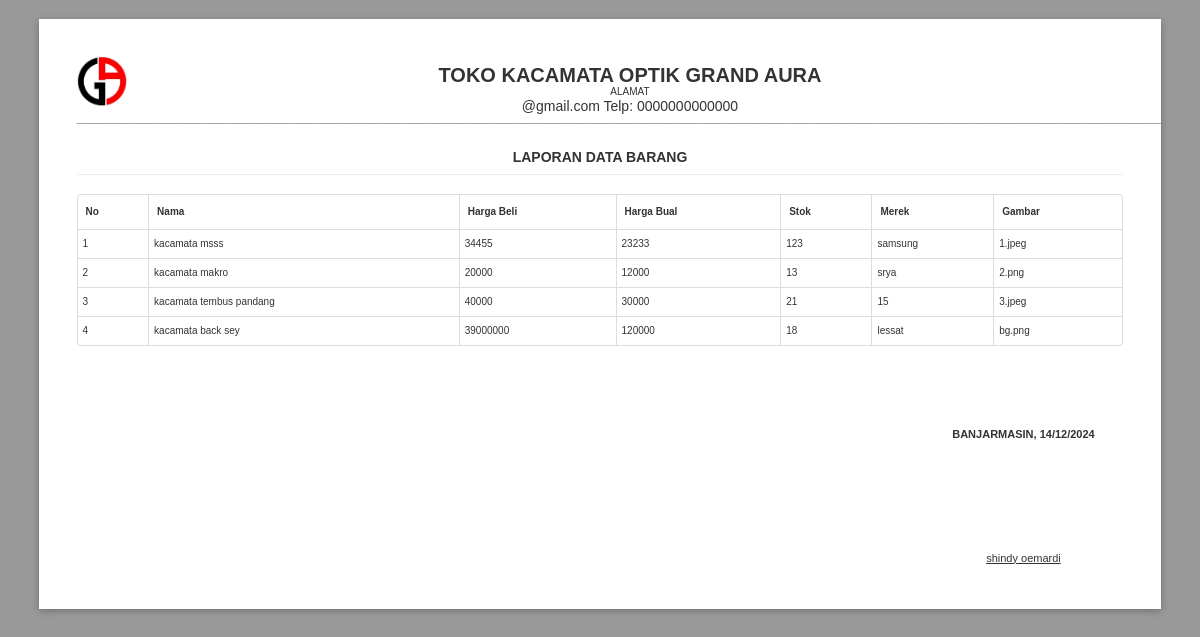
The page /laporan-barang.php on the database its author committed.
### tables this page shows
CREATE TABLE `daftar_barang` (
  `id` int(11) NOT NULL,
  `nama` varchar(100) DEFAULT NULL,
  `harga_beli` varchar(50) NOT NULL,
  `harga_jual` varchar(50) DEFAULT NULL,
  `satuan` varchar(50) DEFAULT NULL,
  `foto` varchar(100) NOT NULL,
  `merek` varchar(100) NOT NULL,
  `warna` varchar(255) DEFAULT NULL
);

CREATE TABLE `pengaturan` (
  `id` int(11) NOT NULL,
  `ttd` varchar(150) DEFAULT NULL
);

### koneksi.php (called while the page is built, shortened)
<?php
if (!function_exists('format_tanggal')) {
    function format_tanggal($waktu)
    {
        $hari_array = array(
            'Minggu',
            'Senin',
            'Selasa',
            'Rabu',
            'Kamis',
            'Jumat',
            'Sabtu'
        );
        $hr = date('w', strtotime($waktu));
        $tanggal = date('j', strtotime($waktu));
        $bulan_array = array(
            1 => 'Januari',
            2 => 'Februari',
            3 => 'Maret',
            4 => 'April',
            5 => 'Mei',
            6 => 'Juni',
            7 => 'Juli',
            8 => 'Agustus',
            9 => 'September',
            10 => 'Oktober',
            11 => 'November',
            12 => 'Desember',
        );
        $bl = date('n', strtotime($waktu));
        $tahun = date('Y', strtotime($waktu));
        return "$tanggal/$bl/$tahun";
    }
}

### laporan-barang.php (the view, shortened to what this page needs)
<!DOCTYPE html>
<html lang="en">
<head>
  <link rel="stylesheet" href="assets/dist/css/normalize.min.css">
  <link rel="stylesheet" href="assets/dist/css/paper.css">
  <link rel="stylesheet" href="assets/dist/css/bs.css">
</head>
<body class="A4 landscape">
  <?php
  include('koneksi.php');
  ?>
  <section class="sheet padding-10mm" style="height: auto;font-size: 10px;">
    <img src="assets/img/logo.jpg" style="width: 50px;float: left;margin-right: 10px;" class="text-center">
    <h1 class="text-center" style="margin-bottom: -10px;">TOKO KACAMATA OPTIK GRAND AURA</h1>
    <p class="text-center" style="margin-bottom: 0px;">ALAMAT</p>
    <h3 class="text-center" style="margin-bottom: -10px;">@gmail.com Telp: 0000000000000</h3>
    <p><b>____________________________________________________________________________________________________________________________________________________________________________________________________</b></p>
    <h4 class="text-center">LAPORAN DATA BARANG </h4>
    <hr>
    <table class="table table-bordered" id="example2">
      <thead>
        <tr>
          <th>No</th>
          <th>Nama</th>
          <th>Harga Beli</th>
          <th>Harga Bual</th>
          <th>Stok</th>
          <th>Merek</th>
          <th>Gambar</th>
        </tr>
      </thead>
      <tbody>
        <?php
        $datas = mysqli_query($koneksi, "SELECT * FROM daftar_barang") or die(mysqli_error($koneksi));
        $no = 1;
        while ($row = mysqli_fetch_assoc($datas)) {
        ?>
          <tr>
            <td><?= $no; ?></td>
            <td><?= $row['nama']; ?></td>
            <td><?= $row['harga_jual']; ?></td>
            <td><?= $row['harga_beli']; ?></td>
            <td><?= $row['satuan']; ?></td>
            <td><?= $row['merek']; ?></td>
            <td><?= $row['foto']; ?></td>
          </tr>
        <?php $no++;
        } ?>
      </tbody>
    </table>
    <table style="width: 200px;font-size: 11px;float:right;margin-top: 60px;">
      <tr>
        <th colspan="2">BANJARMASIN, <?= format_tanggal(date('Y-m-d')); ?></th>
      </tr>
      <tr style="height: 100px;">
        <td style="width: 50%">
        </td>
      </tr>
      <tr>
        <td>
          <span style="text-decoration: underline;">
            <?php $data_ttd   = mysqli_query($koneksi, "select * from pengaturan where id = '1'");
            $row_ttd  = mysqli_fetch_assoc($data_ttd);
            ?>
            <?= $row_ttd['ttd']; ?>
          </span>
          <br>
        </td>
      </tr>
    </table>
  </section>
</body>
</html>

### laporan-barang.php (style rules this page uses)
body { background-color: #999; }
* { font-family: "Arial"; }
.text-center { text-align: center; }
h1 { font-size: 20px; }
h3 { font-size: 14px; font-weight: normal; margin-top: -8px; }
h4 { margin-top: 20px; text-transform: uppercase; margin-bottom: -10px; }
td { padding: 5px !important; text-align: center; vertical-align: middle !important; }

### rows shown on the page
daftar_barang: nama "kacamata msss", harga_jual "34455", harga_beli "23233", satuan "123", merek "samsung", foto "1.jpeg"
daftar_barang: nama "kacamata makro", harga_jual "20000", harga_beli "12000", satuan "13", merek "srya", foto "2.png"
daftar_barang: nama "kacamata tembus pandang", harga_jual "40000", harga_beli "30000", satuan "21", merek "15", foto "3.jpeg"
daftar_barang: nama "kacamata back sey", harga_jual "39000000", harga_beli "120000", satuan "18", merek "lessat", foto "bg.png"
pengaturan: ttd "shindy oemardi"
